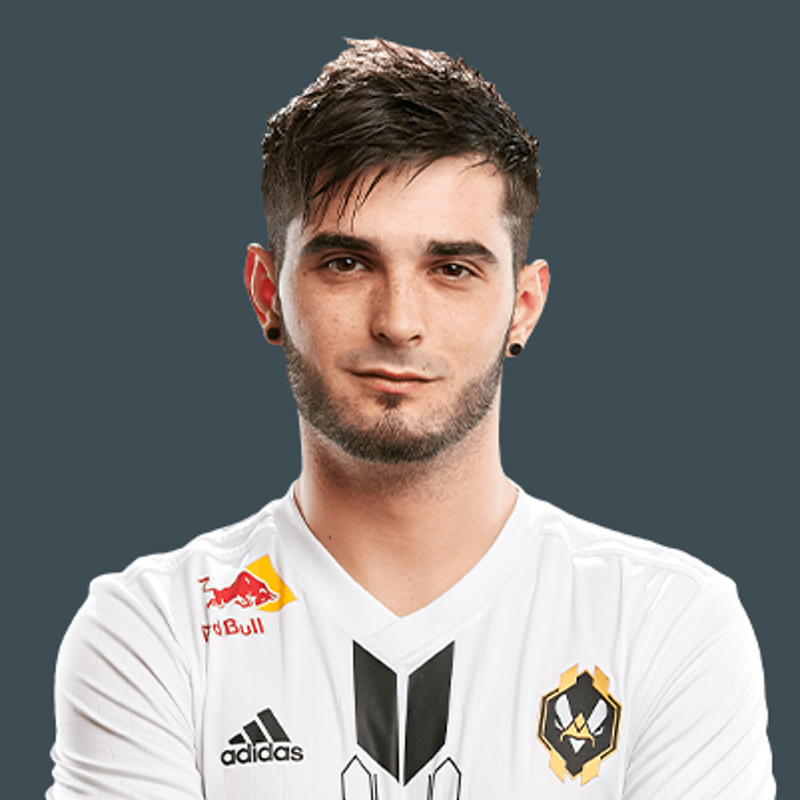
#> input picture pictures/shox.png, 800 x 800 px; its folder holds only this picture in this run
$ python blur_mover.py   (older library calls are emulated)
#> lines starting #> are read from the running program, lines starting #| are printed output that depends on the picture
import cv2
import shutil
import os
import numpy as np

basepath = "./pictures/"

for entry in os.listdir(basepath):
    if os.path.isfile(os.path.join(basepath, entry)):
        #print(entry)
        img_path = basepath+entry
        dest_path = "./blurry_pics"
        #print(img_path)
        img = cv2.imread(img_path,cv2.IMREAD_GRAYSCALE)
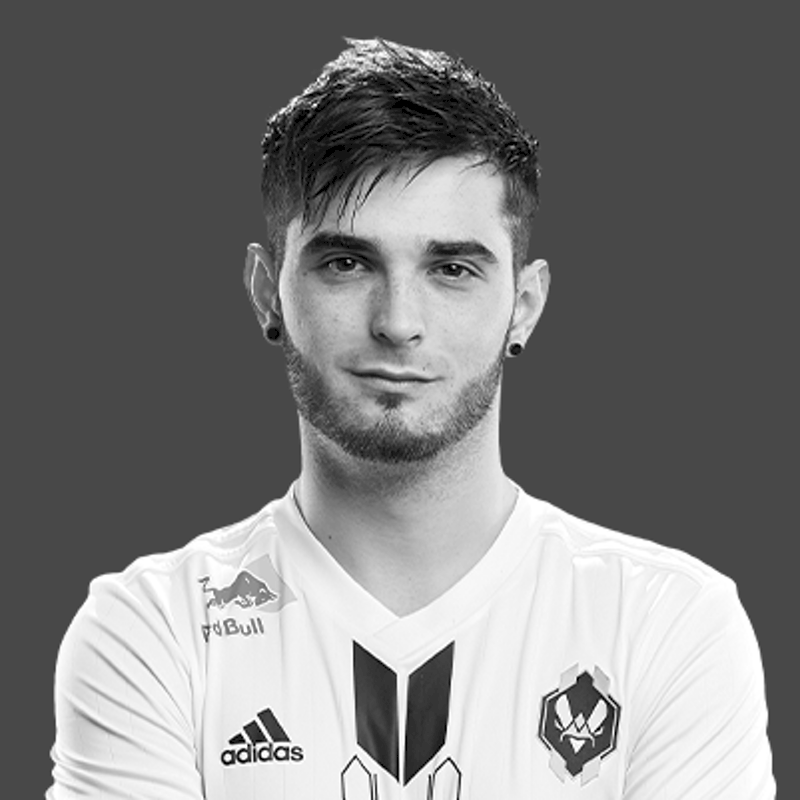
#> img: shape (800, 800); min 0, max 255, mean 124.5
        laplace_var = cv2.Laplacian(img,cv2.CV_64F).var()
#> laplace_var = 157.2
        if laplace_var<5:
            print(entry+" has been moved")
            shutil.move(img_path,dest_path)
